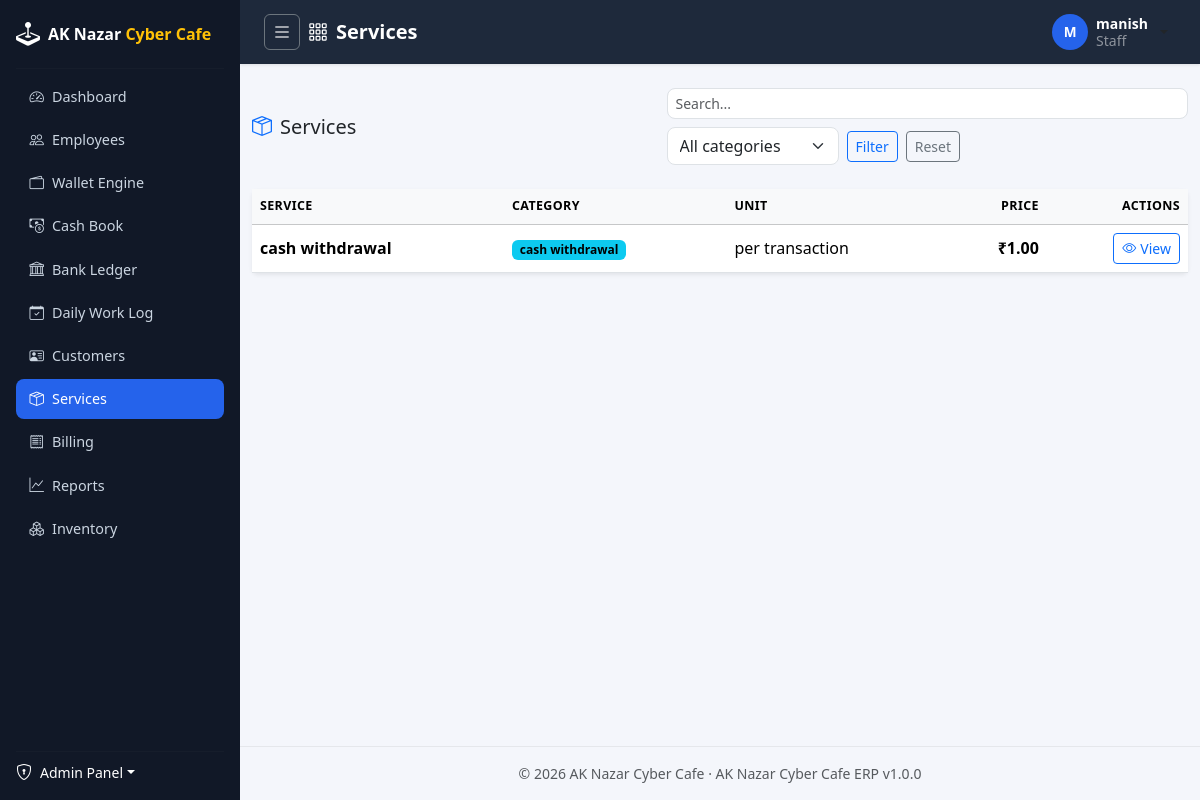
/services/ (signed in), run on an earlier commit of the app's database.
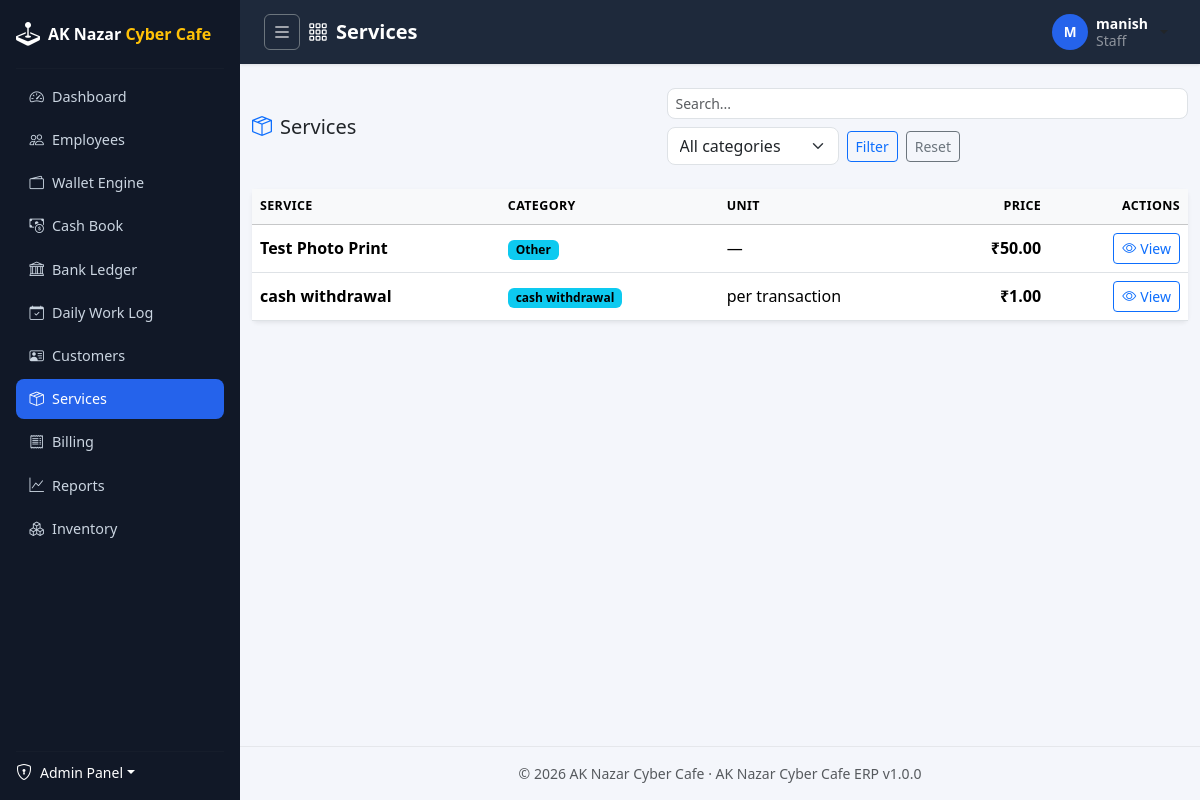
And on a later commit of the database.
### apps/services/models/service.py (models this page shows, shortened)
class Service(BaseModel):
    name = models.CharField(max_length=150, unique=True)
    category = models.ForeignKey(
        Category,
        on_delete=models.PROTECT,
        null=True,
        blank=True,
        related_name="services",
        db_index=True,
        help_text="Optional; defaults to the 'Other' category.",
    )
    unit = models.CharField(max_length=50, blank=True, help_text="Billing unit, e.g. 'per hour', 'per page'.")
    price = money_field()
    description = models.TextField(blank=True)
    passthrough_type = models.CharField(
        max_length=20,
        choices=ServicePassThroughType.choices,
        default=ServicePassThroughType.NONE,
        help_text="How pass-through money leaves the shop when this service is billed.",
    )
    total_formula = models.CharField(
        max_length=255,
        blank=True,
        help_text="Optional formula for what the customer is charged. Uses field variables, qty, price. "
        "Leave blank for qty × price.",
    )
    income_formula = models.CharField(
        max_length=255,
        blank=True,
        help_text="Optional formula for what the shop keeps. Leave blank to keep the whole line amount.",
    )
    default_bank_account = models.ForeignKey(
        "finance.BankAccount",
        on_delete=models.SET_NULL,
        null=True,
        blank=True,
        related_name="services",
        help_text="Default/dedicated bank account for this service (e.g. AEPS CBI account)",
    )
    class Meta:
        ordering = ["category__name", "name"]
        verbose_name = "Service"
        verbose_name_plural = "Services"
        indexes = [
            models.Index(fields=["category", "name"]),
        ]
    @property
    def category_name(self) -> str:
        return self.category.name if self.category else "Other"

class Category(BaseModel):
    name = models.CharField(max_length=50, unique=True)
    class Meta:
        ordering = ["name"]
        verbose_name = "Service Category"
        verbose_name_plural = "Service Categories"
    def __str__(self):
        return self.name

### apps/services/views/service.py (the view, shortened to what this page needs)
# urls.py: path("", service_views.ServiceListView.as_view(), name="list"),
class ServiceListView(LoginRequiredMixin, PermissionRequiredMixin, ListView):
    permission_required = "services.view_service"
    template_name = "services/service_list.html"
    context_object_name = "services"
    paginate_by = 20
    def get_queryset(self):
        form = ServiceFilterForm(self.request.GET)
        filters = {}
        if form.is_valid():
            filters = {
                "category": form.cleaned_data.get("category"),
                "q": self.request.GET.get("q", ""),
            }
        return ServiceSelector.list_services(filters)
    def get_context_data(self, **kwargs):
        context = super().get_context_data(**kwargs)
        context["page_title"] = "Services"
        context["filter_form"] = ServiceFilterForm(self.request.GET)
        if self.request.user.has_perm("services.add_service"):
            context["service_form"] = ServiceForm()
        return context

### apps/services/forms/service.py
class ServiceFilterForm(forms.Form):
    category = forms.ModelChoiceField(
        queryset=Category.objects.order_by("name"),
        required=False,
        empty_label="All categories",
        widget=forms.Select(attrs={"class": "form-select"}),
    )

### apps/accounts/models/user.py (called while the page is built)
    def get_full_name(self):
        full_name = " ".join(part for part in (self.first_name, self.last_name) if part).strip()
        return full_name or self.username

    def get_short_name(self):
        return self.first_name or self.username

### apps/common/context_processors.py (called while the page is built)
def erp_context(request):
    return {
        "ERP_APP_NAME": settings.ERP_APP_NAME,
        "ERP_APP_VERSION": settings.ERP_APP_VERSION,
        "ERP_COMPANY_NAME": settings.ERP_COMPANY_NAME,
        "ERP_COMPANY_ADDRESS": settings.ERP_COMPANY_ADDRESS,
    }

### apps/common/managers.py (called while the page is built)
    def get_queryset(self):
        return super().get_queryset().filter(deleted_at__isnull=True)

### templates/services/service_list.html (shortened to what this page needs)
{% extends "base.html" %}
{% load erp_tags %}
{% block content %}
<div class="d-flex flex-wrap align-items-center justify-content-between gap-2 mb-4">
    <h5 class="mb-0"><i class="bi bi-box-seam me-2 text-primary"></i>Services</h5>
    <form method="get" class="d-flex flex-wrap gap-2 align-items-center">
        <input type="text" name="q" class="form-control form-control-sm" placeholder="Search...">
        {% for field in filter_form %}
            <div class="form-group mb-0">{{ field }}</div>
        {% endfor %}
        <button class="btn btn-sm btn-outline-primary">Filter</button>
        <a href="{% url 'services:list' %}" class="btn btn-sm btn-outline-secondary">Reset</a>
    </form>
</div>
<div class="card shadow-sm border-0">
    <div class="table-responsive">
        <table class="table table-hover align-middle mb-0">
            <thead class="table-light">
                <tr>
                    <th scope="col">Service</th>
                    <th scope="col">Category</th>
                    <th scope="col">Unit</th>
                    <th scope="col" class="text-end">Price</th>
                    <th scope="col" class="text-end">Actions</th>
                </tr>
            </thead>
            <tbody>
                {% for service in services %}
                    <tr>
                        <td class="fw-semibold">{{ service.name }}</td>
                        <td><span class="badge text-bg-info">{{ service.category_name }}</span></td>
                        <td>{{ service.unit|default:"—" }}</td>
                        <td class="text-end fw-semibold">{{ service.price|inr }}</td>
                        <td class="text-end">
                            <a href="{% url 'services:detail' service.pk %}" class="btn btn-sm btn-outline-primary">
                                <i class="bi bi-eye me-1"></i>View
                            </a>
                        </td>
                    </tr>
                {% endfor %}
            </tbody>
        </table>
    </div>
</div>
{% endblock %}

What changed in the data, as far as the page shows it:
added Service: name "Test Photo Print", category_name "Other", unit "—", price|inr "₹50.00"
